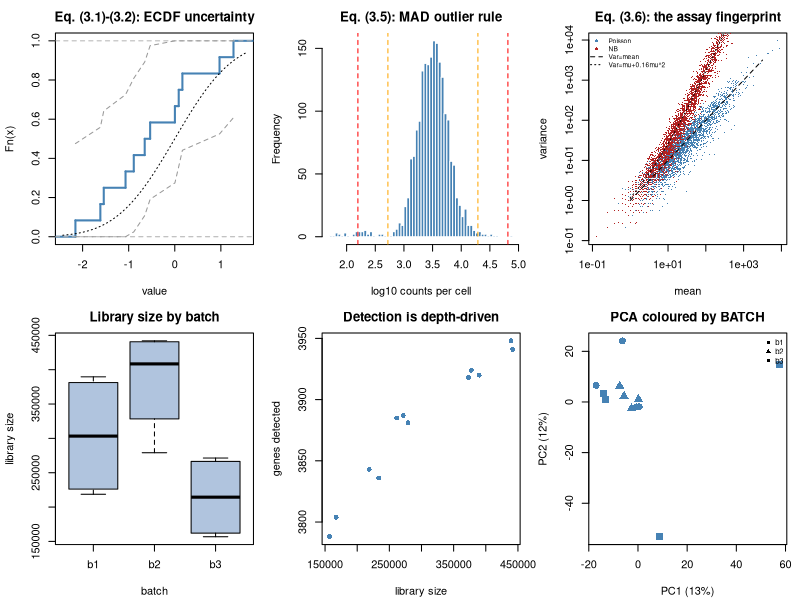

Write R code to recreate this figure.
## ---- chunk 1
MODULE_NAME <- "03_exploratory_data_analysis"
OUT <- file.path(Sys.getenv("STATS_OUT", unset = "results"), MODULE_NAME)
dir.create(OUT, recursive = TRUE, showWarnings = FALSE)
header <- function(txt) cat("\n", strrep("=", 72), "\n", txt, "\n",
                            strrep("=", 72), "\n", sep = "")
## ---- chunk 2
header("1. ECDF and the DKW uniform confidence band (3.1)-(3.2)")
dkw_halfwidth <- function(n, alpha = 0.05) sqrt(log(2 / alpha) / (2 * n))
for (n in c(6, 12, 30, 100, 1000)) {
  cat(sprintf("  n = %5d  95%% DKW band half-width = +/-%.3f\n", n, dkw_halfwidth(n)))
}
cat("\nWith n=6 the true CDF could be anywhere within +/-0.55 of the observed\n")
cat("one. That is why 'the data look non-normal' is a weak basis for\n")
cat("switching tests at small n.\n")
## ---- chunk 3
header("2. MAD: the 1.4826 constant, and breakdown (3.3)-(3.4)")
cat(sprintf("  1 / qnorm(0.75) = 1 / %.6f = %.6f\n", qnorm(0.75), 1 / qnorm(0.75)))
cat(sprintf("  R's mad() default constant = %.4f\n\n", formals(mad)$constant))

set.seed(303)
clean <- rnorm(1000)
cat(sprintf("  clean N(0,1): sd = %.4f   mad = %.4f   (truth 1.0)\n",
            sd(clean), mad(clean)))
cat(sprintf("\n%12s %10s %11s\n", "% corrupted", "sd", "mad"))
for (frac in c(0, 0.01, 0.05, 0.20, 0.45)) {
  dirty <- clean
  k <- floor(frac * length(dirty))
  if (k > 0) dirty[seq_len(k)] <- 1000
  cat(sprintf("%11.0f%% %10.2f %11.3f\n", 100 * frac, sd(dirty), mad(dirty)))
}
cat("\nsd has breakdown point 0; mad has 50%.\n")

## ---- chunk 4
## The MAD-based rule used in single-cell QC (scverse default), eq. (3.5).
mad_outliers <- function(x, k = 3) abs(x - median(x)) > k * mad(x)

set.seed(304)
qc_metric <- c(rnorm(1940, 3.5, 0.25),   # good cells
               rnorm(40, 2.2, 0.20),     # empty droplets
               rnorm(20, 4.4, 0.15))     # doublets
for (k in c(3, 5)) {
  fl <- mad_outliers(qc_metric, k)
  cat(sprintf("  k = %d:  %4d / %d cells flagged (%.1f%%)\n",
              k, sum(fl), length(qc_metric), 100 * mean(fl)))
}
## ---- chunk 5
header("3. Reading the likelihood off the mean-variance plot (3.6)")
set.seed(305)
G <- 3000; n_samp <- 8
mus <- exp(rnorm(G, 3, 1.6))

nb_matrix <- function(mu_vec, phi, n) {
  if (phi <= 0) matrix(rpois(length(mu_vec) * n, rep(mu_vec, n)), ncol = n)
  else matrix(rnbinom(length(mu_vec) * n, mu = rep(mu_vec, n), size = 1 / phi), ncol = n)
}

assays <- list(
  "Technical replicates (Poisson)"        = nb_matrix(mus, 0, n_samp),
  "Biological replicates (NB, phi=0.16)"  = nb_matrix(mus, 0.16, n_samp),
  "Log-intensities (Gaussian)"            = matrix(rnorm(G * n_samp, log2(mus), 0.35),
                                                   ncol = n_samp))

cat(sprintf("%-40s %28s\n", "assay", "slope of log(var)~log(mean)"))
for (nm in names(assays)) {
  M <- assays[[nm]]
  m <- rowMeans(M); v <- apply(M, 1, var)
  keep <- m > 1 & v > 0
  slope <- coef(lm(log(v[keep]) ~ log(m[keep])))[2]
  cat(sprintf("%-40s %28.3f\n", nm, slope))
}
cat("\n  slope ~ 1 -> Var = mean       -> Poisson  (technical only)\n")
cat("  slope ~ 2 -> Var = phi*mean^2 -> NB       (biological variability)\n")
cat("  slope ~ 0 -> Var independent  -> Gaussian (already stabilised)\n")

nb <- assays[["Biological replicates (NB, phi=0.16)"]]
m <- rowMeans(nb); v <- apply(nb, 1, var); keep <- m > 20
phi_hat <- median((v[keep] - m[keep]) / m[keep]^2)
cat(sprintf("\nMethod-of-moments dispersion from Var = mu + phi*mu^2 (eq. 4.9):\n"))
cat(sprintf("  phi_hat = %.4f  (true 0.16)\n", phi_hat))
cat(sprintf("  BCV = sqrt(phi) = %.3f   <- edgeR reports this\n", sqrt(phi_hat)))
## ---- chunk 6
header("4. The normality-pretest trap (3.7)")
set.seed(306)
cat(sprintf("%6s %20s %34s\n", "n", "SE(skew)=sqrt(6/n)",
            "P(Shapiro rejects | TRUE normal)"))
for (n in c(8, 20, 50, 200, 2000)) {
  rej <- mean(replicate(500, shapiro.test(rnorm(n))$p.value < 0.05))
  cat(sprintf("%6d %20.3f %33.1f%%\n", n, sqrt(6 / n), 100 * rej))
}
cat("\nNow a genuinely skewed distribution (log-normal), same test:\n")
cat(sprintf("%6s %34s\n", "n", "P(Shapiro rejects | NOT normal)"))
for (n in c(8, 20, 50, 200)) {
  pw <- mean(replicate(500, shapiro.test(rlnorm(n, 0, 0.75))$p.value < 0.05))
  cat(sprintf("%6d %33.1f%%\n", n, 100 * pw))
}
cat("\nAt n=8 the test misses clear log-normality most of the time. Choose the\n")
cat("model from the MEASUREMENT (Topic 2) and the mean-variance plot (3.6).\n")
## ---- chunk 7
header("5. QC battery on a simulated multi-batch RNA-seq experiment")
set.seed(307)
G <- 4000; n <- 12
meta <- data.frame(
  sample = sprintf("S%02d", 1:n),
  condition = rep(c("ctrl", "trt"), each = 6),
  ## Batches BALANCED across conditions (the good design of Module 01).
  batch = rep(c("b1", "b1", "b2", "b2", "b3", "b3"), 2),
  stringsAsFactors = FALSE)
rownames(meta) <- meta$sample

base <- exp(rnorm(G, 3, 1.5))
depth <- runif(n, 0.6, 1.6)
batch_shift <- c(b1 = 0, b2 = 0.35, b3 = -0.30)
mu <- outer(base, depth) * rep(exp(batch_shift[meta$batch]), each = G)
mu[1:200, 7:12] <- mu[1:200, 7:12] * 2                # a real effect
counts <- matrix(rnbinom(G * n, mu = as.vector(mu), size = 1 / 0.16), nrow = G)
dimnames(counts) <- list(sprintf("G%04d", 1:G), meta$sample)
stopifnot(identical(colnames(counts), rownames(meta)))   # eq. (2.1)

qc <- data.frame(
  library_size = colSums(counts),
  genes_detected = colSums(counts > 0),
  pct_top50 = apply(counts, 2, function(x) 100 * sum(sort(x, TRUE)[1:50]) / sum(x)),
  condition = meta$condition, batch = meta$batch)
print(round(qc[, 1:3], 1))

cat("\nPer-batch library-size medians (drift check):\n")
print(tapply(qc$library_size, qc$batch, median))

logcpm <- log2(t(t(counts) / colSums(counts)) * 1e6 + 1)
cm <- cor(logcpm, method = "spearman"); diag(cm) <- NA
cat(sprintf("\nSample-sample Spearman: min=%.3f, median=%.3f\n",
            min(cm, na.rm = TRUE), median(cm, na.rm = TRUE)))
cat("A sample correlating much worse with everything else is an outlier/swap.\n")

## PC x metadata association (eq. 17.6) - the key batch diagnostic.
pca <- prcomp(t(logcpm), center = TRUE, scale. = FALSE)
pve <- pca$sdev^2 / sum(pca$sdev^2)
cat("\nPC x metadata association (eq. 17.6) - R^2 of each PC on each factor:\n")
cat(sprintf("%4s %7s %11s %8s %13s\n", "PC", "PVE", "condition", "batch", "log lib size"))
for (k in 1:3) {
  z <- pca$x[, k]
  r2 <- function(f) summary(lm(z ~ f))$r.squared
  cat(sprintf("%4d %6.1f%% %11.3f %8.3f %13.3f\n", k, 100 * pve[k],
              r2(factor(meta$condition)), r2(factor(meta$batch)),
              r2(log(qc$library_size))))
}
cat("\nIf PC1 is better explained by batch or library size than by condition,\n")
cat("you have a technical problem, not a discovery (stats.md Topic 19).\n")
## ---- chunk 8
png(file.path(OUT, "qc_panel.png"), width = 1400, height = 800, res = 110)
par(mfrow = c(2, 3), mar = c(4.2, 4.2, 2.5, 1))

set.seed(308)
small <- rnorm(12)
plot(ecdf(small), main = "Eq. (3.1)-(3.2): ECDF uncertainty", xlab = "value",
     verticals = TRUE, do.points = FALSE, col = "steelblue", lwd = 2)
eps <- dkw_halfwidth(12); xs <- sort(small); ys <- seq_along(xs) / 12
lines(xs, pmin(ys + eps, 1), col = "grey60", lty = 2)
lines(xs, pmax(ys - eps, 0), col = "grey60", lty = 2)
curve(pnorm(x), add = TRUE, lty = 3)

hist(qc_metric, breaks = 60, col = "steelblue", border = "white",
     main = "Eq. (3.5): MAD outlier rule", xlab = "log10 counts per cell")
for (k in c(3, 5)) abline(v = median(qc_metric) + c(-1, 1) * k * mad(qc_metric),
                          col = if (k == 3) "orange" else "red", lty = 2)

M1 <- assays[[1]]; M2 <- assays[[2]]
## A log-log plot silently drops non-positive values, so select them
## explicitly: a gene with zero mean or zero variance is a real observation
## about the data, not something to let a plotting default hide.
.mv_m <- rowMeans(M1); .mv_v <- apply(M1, 1, var)
.mv_ok <- .mv_m > 0 & .mv_v > 0
if (any(!.mv_ok))
  cat(sprintf("  (%d of %d genes have zero mean or zero variance and cannot\n   appear on log axes)\n",
              sum(!.mv_ok), length(.mv_ok)))
plot(.mv_m[.mv_ok], .mv_v[.mv_ok], log = "xy", pch = ".", col = "steelblue",
     xlab = "mean", ylab = "variance", main = "Eq. (3.6): the assay fingerprint")
points(rowMeans(M2), apply(M2, 1, var), pch = ".", col = "firebrick")
lim <- 10^seq(0, 3.5, length.out = 50)
lines(lim, lim, lty = 2); lines(lim, lim + 0.16 * lim^2, lty = 3)
legend("topleft", c("Poisson", "NB", "Var=mean", "Var=mu+0.16mu^2"),
       col = c("steelblue", "firebrick", "black", "black"),
       pch = c(16, 16, NA, NA), lty = c(NA, NA, 2, 3), bty = "n", cex = 0.6)

boxplot(library_size ~ batch, data = qc, col = "lightsteelblue",
        main = "Library size by batch", xlab = "batch", ylab = "library size")
plot(qc$library_size, qc$genes_detected, pch = 16, col = "steelblue",
     xlab = "library size", ylab = "genes detected", main = "Detection is depth-driven")
plot(pca$x[, 1], pca$x[, 2], pch = c(16, 17, 15)[factor(meta$batch)],
     col = "steelblue", cex = 1.4,
     xlab = sprintf("PC1 (%.0f%%)", 100 * pve[1]),
     ylab = sprintf("PC2 (%.0f%%)", 100 * pve[2]),
     main = "PCA coloured by BATCH")
legend("topright", levels(factor(meta$batch)), pch = c(16, 17, 15), bty = "n", cex = 0.7)
invisible(dev.off())
cat("\nFigure written to", file.path(OUT, "qc_panel.png"), "\n")
